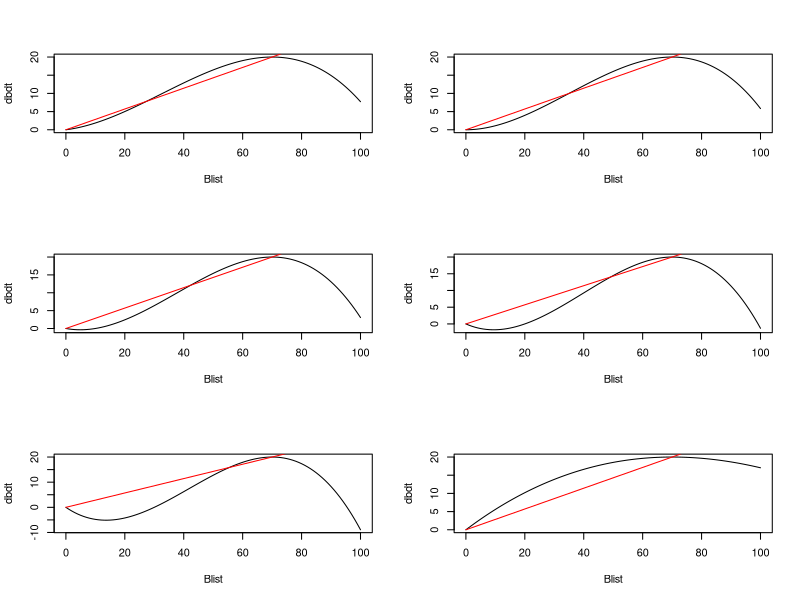

R code for this plot: (Note: this script raises an error after producing the figure.)
dbdt.fun<-function(B,K,A,r,F) r*B*(1-B/K)*(B/K-A/K)-F

Blist<-seq(0,100,by=1)

K=100
r=1.25
A.list<-c(-10,0,10,20,30,500)
par(mfrow=c(3,2))

for (i in 1:length(A.list)){
  A <- A.list[i]
  Bmsy <- 70
  K <- -(3*Bmsy^2 - 2*A*Bmsy)/(A - 2*Bmsy)
  print(Bmsy)
  MSY <- 20
  r <- MSY/(Bmsy*(1-Bmsy/K)*(Bmsy/K-A/K))
  Fmsy <- MSY/Bmsy
  
  dbdt<-sapply(Blist,FUN=dbdt.fun,K=K,A=A,r=r,F=0)
  
  plot(Blist,dbdt,type="l")
  lines(Blist,Fmsy*Blist,col="red")
}


par(mfrow=c(1,1))
A  <- 0
Bmsy <- 70
MSY <- 20
K <- -(3*Bmsy^2 - 2*A*Bmsy)/(A - 2*Bmsy)
r <- MSY/(Bmsy*(1-Bmsy/K)*(Bmsy/K-A/K))
Fmsy <- MSY/Bmsy

# This is 
b.star.fun <- function(F,K,A,r){
  max(0,(A*r + K*r + (-r*(4*F*K^2 - A^2*r - K^2*r + 2*A*K*r))^(1/2))/(2*r))}

F.vec <- seq(0, 2*Fmsy, length.out = 100)

b.star.vec <- sapply(F.vec, FUN=b.star.fun, K=K, A=A, r=r)
b.star.vec <- replace(b.star.vec,which(b.star.vec=="NaN"),0)

# MCS: I just picked values for these. I don't know what they are.
p <- 1
c <- 10

plot(F.list, p*F.list*b.star.vec, 
     type="l",lwd=2,col="blue",
     xlab="Exploitation Rate",
     ylab="Catch Value or Cost")

lines(F.list,c*F.list,type="l",lwd=2,col="red")



